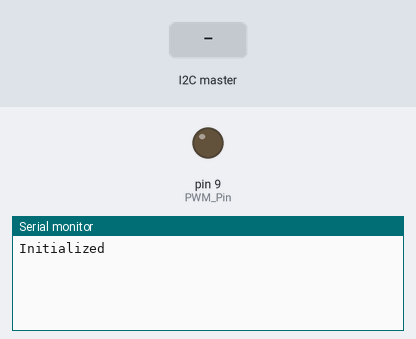
A sketch run on a simulated Arduino Uno, built with avr-gcc and run on an emulated ATmega328P. On the bench: output pins drawn as LEDs (lit = HIGH), the last lines printed to the serial monitor. Inputs (shaded band) come from the test bench.

Above: at 1.2 s.
1.3 s: the I2C master sends the byte 1
At 2.5 s:
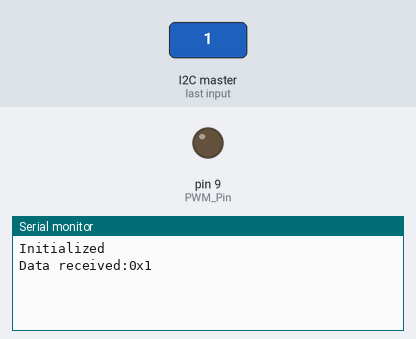
2.8 s: the I2C master sends the byte 90
At 3.8 s:
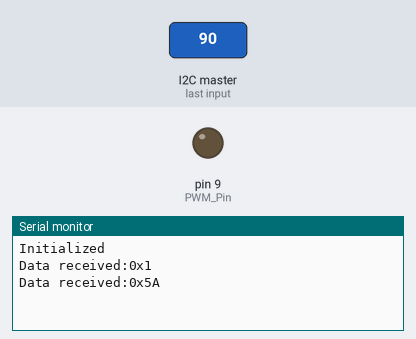
4.3 s: the I2C master sends the byte 200
At 4.9 s:
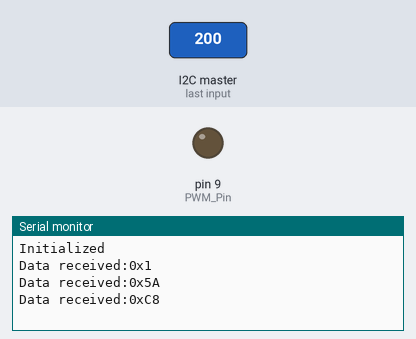

Measured:
- after the input at 1.3 s, the serial monitor: prints a new line at once (image 1)
- after the input at 2.8 s, the serial monitor: prints a new line at once (image 2)
- after the input at 4.3 s, the serial monitor: prints a new line at once (image 3)

The sketch:

StateMachine.ino
```cpp
#include <Wire.h>
#include <StateMachine.h>

#define self_addr 0x04 // The i2c address that the arduino uses
#define block_mx 32    // Maximum size for an i2c message
#define message_length 1 // The peripheral will only ever send one byte
                         // to signal its status.


StateMachine machine = StateMachine();

//State Definitions

/**********************I2C Buffer variables**************************/
//A data buffer for incoming messages:
uint8_t received[block_mx];
//An index to know how much data is on the messsage buffer:
uint8_t received_length = 0;

uint8_t message[block_mx]; //A data buffer for outgoing messages
uint8_t cam_signal = 0;
float angle = 0;

int PWM_Pin = 9; // PWM wave outputs to pin 9

void setup() {
  Serial.begin(57600);

  analogWrite(PWM_Pin,0);

  Wire.begin(0x04); // Initialize i2c communication

  // define callbacks for i2c communication
  Wire.onReceive(receiveData);
  Wire.onRequest(sendData);
  Serial.println("Initialized");
}

float ang_old = 0;

void loop() {
  delay(100);

  if (received_length) {
    // We expect bytes 3-6 to be a floating point value (4 bytes):
    uint8_t value[4] = {received[2], received[3], received[4], received[5]};
    // For each register, set the associated parameter:
    if (received[0] == 0x00) cam_signal = value;
    if (received[0] == 0x01) angle = fromBytes(value);
    received_length = 0;
  }

  if (ang_old != angle) {
    Serial.println(angle);
  }

  ang_old = angle;
}

/**********************I2C Communication Methods**************************/

void receiveData(int byteCount) {
  Serial.print("Data received:");
  uint8_t i = 0; // Index for the number of bytes received
  while (Wire.available()) {
    received[i] = Wire.read(); // take the next byte
    Serial.print("0x");
    Serial.print(received[i], HEX); //print that byte as a hexadecimal
    Serial.print(" ");
    i++; // increment the index
  }
  received_length = i; // The index is now the length of the message
  Serial.println(""); // end the line on the serial console
}

// sendData sends the arduino's status back to the Raspberry Pi. Currently it only
// sends a 0 for "OK"
void sendData() {
  message[0] = 0x00;
  Serial.print("Sending data: ");
  for(int i = 0; i < message_length; i++) {
    Wire.write(message[i]); // send the contents of the message buffer to the i2c controller
    Serial.print(message[i]);
    Serial.print(" ");
  }
  Serial.println(" ");
}


float fromBytes(uint8_t *input_array) {
  uint32_t input = 0; // Buffer for storing four bytes as one variable
  // This for loop "stacks" the bytes on top of each other
  // by shifting each byte by some multiple of eight and ORing
  // with the buffer:
  for (int i = 0; i < 4; i++) {
    input |= (uint32_t)input_array[i] << (8 * i);
  }
  // Copy the data at the input buffer location to a floating point
  // as if that the data at that location was a floating point.
  float output = *(float *)&input;
  return output;
}
```
